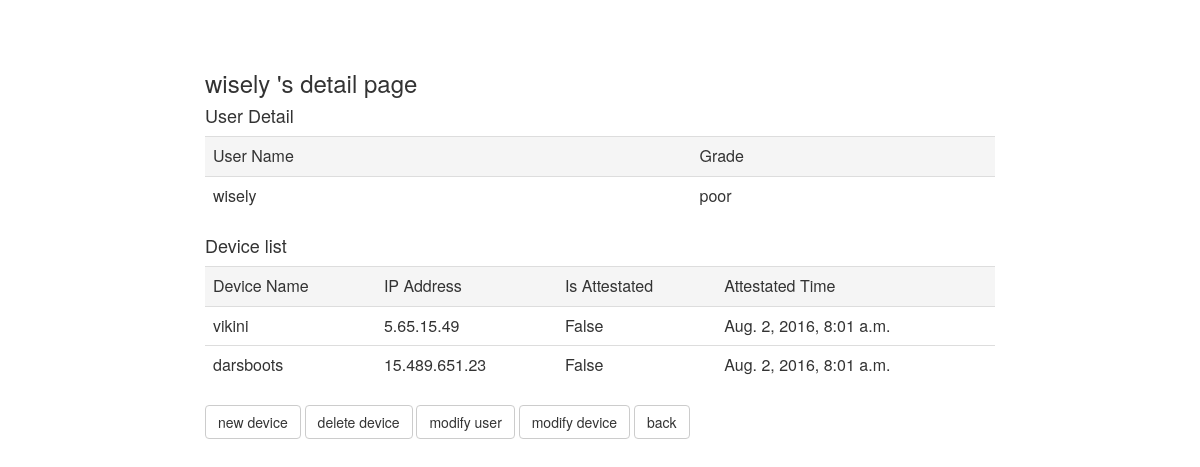
The page /mainpage/11/ on the database its author committed.
### mainpage/models.py (models this page shows, shortened)
class Users(models.Model):
	user_name = models.CharField(max_length=200)
	grade = models.CharField(max_length=200)

class Devices(models.Model):
	device_name = models.CharField(max_length=200)
	ip = models.CharField(max_length=20)
	is_attestated = models.BooleanField(default=False)
	attestated_time = models.DateTimeField('date published', null=True)
	user = models.ForeignKey(Users)

### mainpage/views.py (the view)
# urls.py: url(r'^(?P<users_id>[0-9]+)/$', views.user_detail, name='user_detail'),
def user_detail(request, users_id):
	devices_list = Devices.objects.filter(user=users_id)
	template = loader.get_template('mainpage/user_detail.html')
	context = {
		'devices_list' : devices_list,
		'userinput' : Users.objects.get(id=users_id),
	}
	return HttpResponse(template.render(context, request))

### mainpage/templates/mainpage/user_detail.html (shortened to what this page needs)
<head>
	<link rel="stylesheet" href="https://maxcdn.bootstrapcdn.com/bootstrap/3.3.7/css/bootstrap.min.css">
</head>
<body style='margin-top:50px'>
<div class="row">
  	<div class="col-md-2"></div>
  	<div class="col-md-8">
	<h3> {{userinput.user_name}} 's detail page</h3>
	<h4> User Detail </h4>
	<table class="table">
	<tr class="active"><td>User Name</td><td>Grade</td></tr>
	<tr><td>{{userinput.user_name}}</td><td>{{userinput.grade}}</td></tr>
	</table>
	{% if devices_list %}
	<h4> Device list </h4>
	<table class="table">
	<tr class="active"><td>Device Name</td><td>IP Address</td><td>Is Attestated</td><td>Attestated Time</td></tr>
		<ul>
		{% for device in devices_list %}
		<tr>
			<td>{{device.device_name}}</td>
			<td>{{device.ip}}</td>
			<td>{{device.is_attestated}}</td>
			<td>{{device.attestated_time}}</td>
		</tr>
		{% endfor %}
		</ul>
	</table>
	{% else %}
		<p> no devices </p>
	{% endif %}
	<a class="btn btn-default" href="/mainpage/{{userinput.id}}/device/write/" role="button">new device</a>
	<a class="btn btn-default" href="/mainpage/{{userinput.id}}/delete/device_check" role="button">delete device</a>
	<a class="btn btn-default" href="/mainpage/{{userinput.id}}/modify/" role="button">modify user</a>
	{% if devices_list %}
		<a class="btn btn-default" href="/mainpage/{{userinput.id}}/modify/device/check" role="button">modify device</a>
	{% endif %}
	<a class="btn btn-default" href="/mainpage/" role="button">back</a>
	</div>
	<div class="col-md-2"></div>
</div>
</body>

### rows shown on the page
Users: user_name "wisely", grade "poor"
Devices: device_name "vikini", ip "5.65.15.49", is_attestated "False", attestated_time "Aug. 2, 2016, 8:01 a.m."
Devices: device_name "darsboots", ip "15.489.651.23", is_attestated "False", attestated_time "Aug. 2, 2016, 8:01 a.m."
